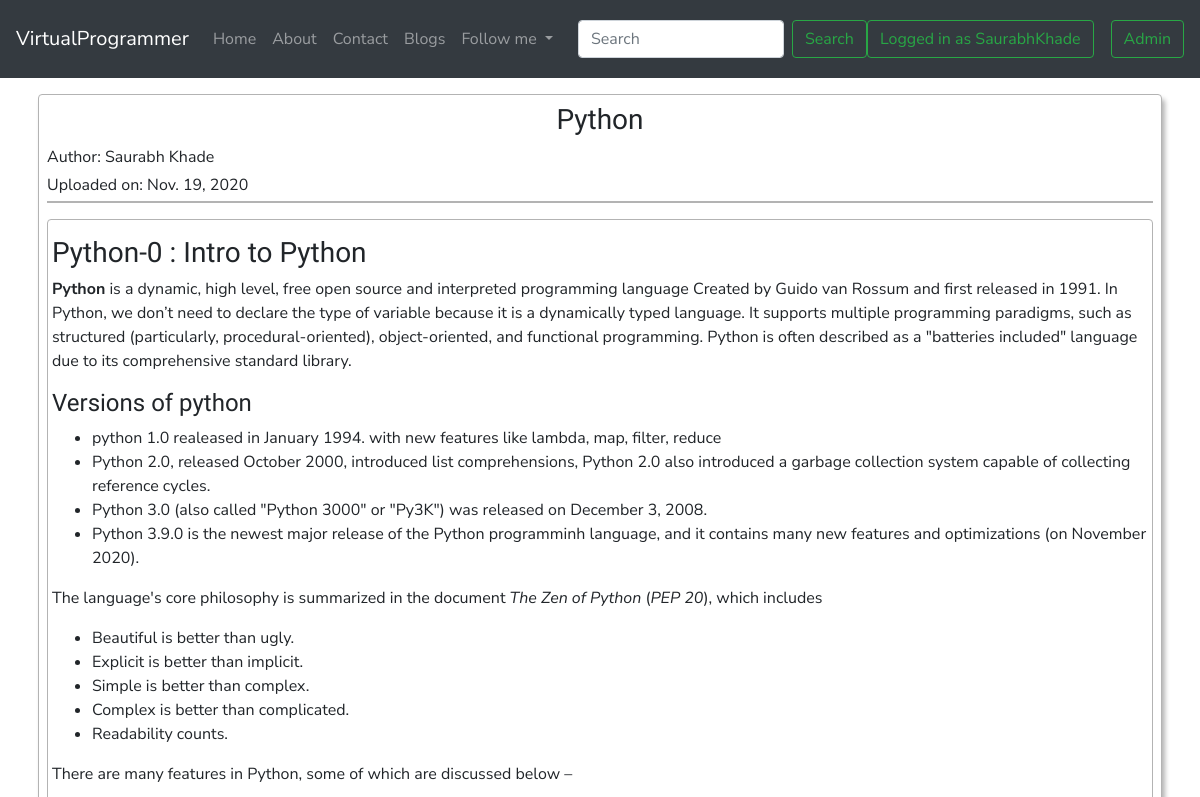
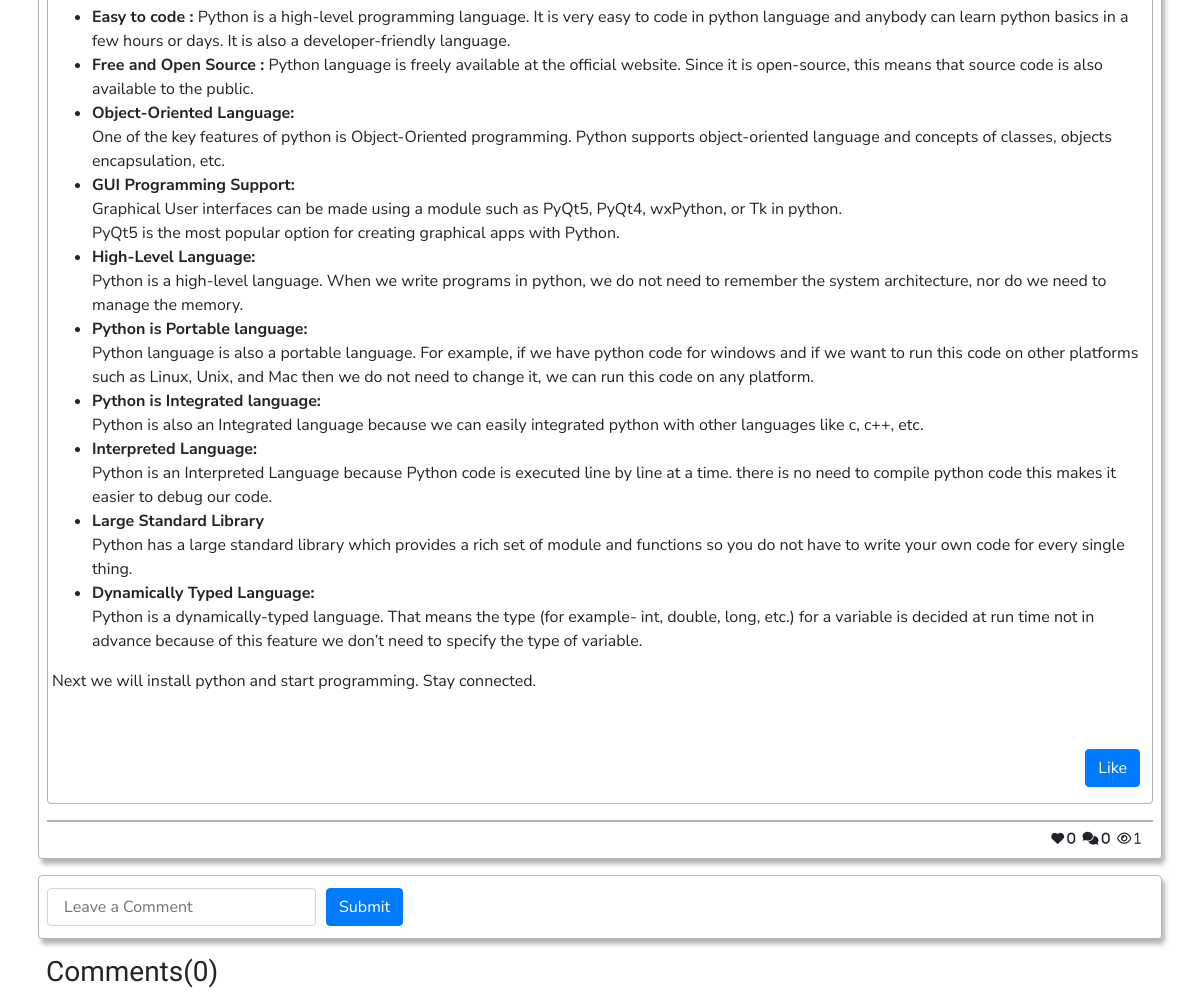
/blog/Python (signed in), run on the app's committed database (2 pictures, top to bottom).
### blog/models.py (models this page shows, shortened)
class Blog(models.Model):
	id=models.AutoField
	author=models.CharField(max_length=40)
	title=models.CharField(max_length=100,unique=True)
	blog=models.TextField()
	date=models.DateField(auto_now_add=True)
	views=models.IntegerField(default=0)
	likes=models.IntegerField(default=0)

### blog/views.py (the view, shortened to what this page needs)
# urls.py: path('<str:title>',views.site,name='blogsite'),
def site(request,title,msgkey='',msg=''):
	context={}
	blog=Blog.objects.filter(title=title).first()
	context['blog']=blog
	context['comments']=reversed(BlogComment.objects.filter(blog=blog,parent=None))
	replies=reversed(BlogComment.objects.filter(blog=blog).exclude(parent=None))
	repDict={}
	for reply in replies:
		if reply.parent.id in repDict:
			repDict[reply.parent.id].append(reply)
		else:
			repDict[reply.parent.id]=[reply]
	context['likes']=Like.objects.filter(blogid=blog.id).count()
	context['replyList']=repDict
	context['likes']=Like.objects.filter(blogid=blog.id).count()
	context['tot_comments']=BlogComment.objects.filter(blog=blog,parent=None).count()
	blog.views+=1
	blog.save()
	context['views']=blog.views
	return render(request,'blog/site.html',context)

### template/blog/site.html (shortened to what this page needs)
{% extends 'base.html' %}
{% block body %}
{% load tags %}
<div class="container px-2">
	<div class="rounded border border-gray box-shadow my-3 p-2">
		<div class="text-center">
			<h3>{{blog.title}}</h3>
		</div>
		<div>
			<p class="my-1">
				Author: {{blog.author}}
			</p>
			<p class="my-1">
				Uploaded on: {{blog.date}}
			</p>
		</div>
		<div class="dropdowm-divider border-gray border"></div>
		<div style="overflow-wrap: anywhere;" class="border-gray border rounded px-1 py-3 my-3">
			{{blog.blog|safe}}
			<div class="text-right">
				<button class="btn btn-primary mx-2 justify-self-end" id="likebtn"> Like </button>
			</div>
		</div>
		<div class="dropdowm-divider border-gray border"></div>
		<div class="text-right mt-1 mr-2">
			<small>
				<i class="fa fa-heart mr-1" id="like"> {{likes}}</i>
				<i class="fas fa-comments mr-1" id="comment"> {{tot_comments}}</i>
				<i class="fa fa-eye mr-1" id="views"> {{views}}</i>
			</small>
		</div>
	</div>
</div>
<div class="container px-2">
	<form class="rounded border border-gray box-shadow my-3 p-2" action="/blog/postComment" method="post">
		{% if user.is_authenticated %}
		<div class="form-row align-items-center">
			<div class="col-sm-3 my-1">
				<input type="text" class="form-control" id="commentBox" name="comment" placeholder=" Leave a Comment">
			</div>
			<div class="col-auto my-1">
				<button type="submit" class="btn btn-primary">Submit</button>
			</div>
		</div>
		{% else %}
		<div class="form-row align-items-center my-1 mx-2">
			<p>Please Login first to post a comment</p>
		</div>
		{% endif %}
	</form>
</div>
<div class="container px-2 my-2">
	<div class="my-3 px-2 mx-0">
		<h3 class="my-3">Comments({{tot_comments}})</h3>
	</div>
</div>
{% endblock %}

### template/base.html (shortened to what this page needs)
<!doctype html>
<html lang="en">
<head>
	{% load static %}
	<link rel="stylesheet" href="https://cdn.jsdelivr.net/gh/devicons/devicon@master/devicon.min.css">
	<link rel="stylesheet" href="https://cdnjs.cloudflare.com/ajax/libs/font-awesome/4.7.0/css/font-awesome.min.css">
	<link rel="stylesheet" href="https://cdn.jsdelivr.net/npm/bootstrap@4.5.3/dist/css/bootstrap.min.css">
</head>
<body>
	<nav class="sticky-top navbar navbar-expand-lg navbar-dark bg-dark">
		<a class="navbar-brand" href="/">VirtualProgrammer</a>
		<div class="collapse navbar-collapse" id="navbarSupportedContent">
			<ul class="navbar-nav mr-auto">
				<li class="nav-item {% block home-active %}{% endblock %}">
					<a class="nav-link" href="/">Home</a>
				</li>
				<li class="nav-item">
					<a class="nav-link {% block about-active %}{% endblock %}" href="/about">About</a>
				</li>
				<li class="nav-item">
					<a class="nav-link {% block contact-active %}{% endblock %}" href="/contact">Contact</a>
				</li>
				<li class="nav-item">
					<a class="nav-link {% block blogs-active %}{% endblock %}" href="/blog">Blogs</a>
				</li>
				<li class="nav-item dropdown">
					<a class="nav-link dropdown-toggle" href="#" id="navbarDropdown" role="button" data-toggle="dropdown" aria-haspopup="true" aria-expanded="false">
						Follow me
					</a>
				</li>
			</ul>
			<form action="/blog/search" method="get" class="form-inline my-2 my-lg-0">
				<input class="form-control mr-sm-2" type="search" placeholder="Search" aria-label="Search" name="search">
				<button class="btn btn-outline-success my-2 my-sm-0" type="submit">Search</button>
			</form>
			<ul class="navbar-nav mr-auto">
				{% if user.is_authenticated %}
				<li class="nav-item">
					<div class="d-inline-flex flex-column py-2">
						<button class="btn btn-outline-success my-1" id="username">Logged in as {{user.username}}</button>
					</div>
				</li>
				{% endif %}
			</ul>
			{% if user.is_superuser %}
			<a href="/admin" class="btn btn-outline-success my-2 my-sm-0" type="submit">Admin</a>
			{% endif %}
		</div>
	</nav>
	{% block body %}{% endblock %}
</body>
</html>

### template/base.html (style rules this page uses)
* { font-family: 'Nunito Sans', sans-serif; }
h1,h2,h3,h4,h5,h6 { font-family: 'Days One', sans-serif; }
.border-gray { border-color: rgb(179,179,179) !important; }
.box-shadow { box-shadow: 3px 5px 5px rgb(179,179,179); }

### data on the page
Blog: title "Python", author "Saurabh Khade", date "Nov. 19, 2020", blog "Python-0 : Intro to Python Python is a dynamic, high level, free open source and interpreted programming language Created by Guido van Rossum and first released in 1991. In Python, we don’t need to declare the type of variable because it is a dynamically typed language. It supports multiple programming paradigms, such as structured (particularly, procedural-oriented), object-oriented, and functional programming. Python is often described as a \"batteries included\" language due to its comprehensive standard library. Versions of python python 1.0 realeased in January 1994. with new features like lambda, map, filter, reduce Python 2.0, released October 2000, introduced list comprehensions,…"

### other printed values
{{ user.username }} "SaurabhKhade"
{{ likes }} "0"
{{ tot_comments }} "0"
{{ views }} "1"
